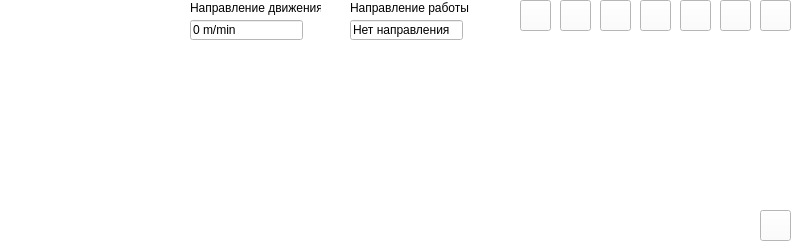
<?xml version="1.0" encoding="UTF-8"?>
<ui version="4.0">
    <class>MainWindow</class>
    <widget class="QMainWindow" name="MainWindow">
        <property name="geometry">
            <rect>
                <x>0</x>
                <y>0</y>
                <width>797</width>
                <height>246</height>
            </rect>
        </property>
        <property name="windowTitle">
            <string>MainWindow</string>
        </property>
        <property name="styleSheet">
            <string notr="true">QWidget{

                background-color: #fff;

                }
            </string>
        </property>
        <widget class="QWidget" name="centralwidget">
            <widget class="QPushButton" name="combine_pushButton">
                <property name="geometry">
                    <rect>
                        <x>760</x>
                        <y>210</y>
                        <width>31</width>
                        <height>31</height>
                    </rect>
                </property>
                <property name="toolTip">
                    <string>Комбайн</string>
                </property>
                <property name="text">
                    <string/>
                </property>
                <property name="icon">
                    <iconset>
                        <normaloff>../image/img tools/shearer.png</normaloff>../image/img tools/shearer.png
                    </iconset>
                </property>
                <property name="iconSize">
                    <size>
                        <width>50</width>
                        <height>50</height>
                    </size>
                </property>
            </widget>
            <widget class="QLabel" name="label">
                <property name="geometry">
                    <rect>
                        <x>0</x>
                        <y>30</y>
                        <width>751</width>
                        <height>211</height>
                    </rect>
                </property>
                <property name="text">
                    <string/>
                </property>
                <property name="pixmap">
                    <pixmap>../image/img main image/combine mini.png</pixmap>
                </property>
            </widget>
            <widget class="QLabel" name="label_2">
                <property name="geometry">
                    <rect>
                        <x>190</x>
                        <y>0</y>
                        <width>131</width>
                        <height>16</height>
                    </rect>
                </property>
                <property name="text">
                    <string>Направление движения</string>
                </property>
            </widget>
            <widget class="QLineEdit" name="speed_lineEdit">
                <property name="geometry">
                    <rect>
                        <x>190</x>
                        <y>20</y>
                        <width>113</width>
                        <height>20</height>
                    </rect>
                </property>
                <property name="text">
                    <string>0 m/min</string>
                </property>
            </widget>
            <widget class="QLabel" name="label_3">
                <property name="geometry">
                    <rect>
                        <x>350</x>
                        <y>0</y>
                        <width>131</width>
                        <height>16</height>
                    </rect>
                </property>
                <property name="text">
                    <string>Направление работы</string>
                </property>
            </widget>
            <widget class="QLineEdit" name="direction_lineEdit">
                <property name="geometry">
                    <rect>
                        <x>350</x>
                        <y>20</y>
                        <width>113</width>
                        <height>20</height>
                    </rect>
                </property>
                <property name="text">
                    <string>Нет направления</string>
                </property>
            </widget>
            <widget class="QPushButton" name="combine_sensors">
                <property name="geometry">
                    <rect>
                        <x>560</x>
                        <y>0</y>
                        <width>31</width>
                        <height>31</height>
                    </rect>
                </property>
                <property name="toolTip">
                    <string>Датчики комбайн</string>
                </property>
                <property name="text">
                    <string/>
                </property>
                <property name="icon">
                    <iconset>
                        <normaloff>../image/img tools/shearer.png</normaloff>../image/img tools/shearer.png
                    </iconset>
                </property>
                <property name="iconSize">
                    <size>
                        <width>50</width>
                        <height>50</height>
                    </size>
                </property>
            </widget>
            <widget class="QPushButton" name="sensor_rotor_pushButton">
                <property name="geometry">
                    <rect>
                        <x>600</x>
                        <y>0</y>
                        <width>31</width>
                        <height>31</height>
                    </rect>
                </property>
                <property name="toolTip">
                    <string>Датчики Роторные</string>
                </property>
                <property name="text">
                    <string/>
                </property>
                <property name="icon">
                    <iconset>
                        <normaloff>../image/img tools/drum.png</normaloff>../image/img tools/drum.png
                    </iconset>
                </property>
                <property name="iconSize">
                    <size>
                        <width>50</width>
                        <height>50</height>
                    </size>
                </property>
            </widget>
            <widget class="QPushButton" name="sensor_oil_pushButton">
                <property name="geometry">
                    <rect>
                        <x>640</x>
                        <y>0</y>
                        <width>31</width>
                        <height>31</height>
                    </rect>
                </property>
                <property name="toolTip">
                    <string>Датчики Гидравлики</string>
                </property>
                <property name="text">
                    <string/>
                </property>
                <property name="icon">
                    <iconset>
                        <normaloff>../image/img tools/oil.png</normaloff>../image/img tools/oil.png
                    </iconset>
                </property>
                <property name="iconSize">
                    <size>
                        <width>50</width>
                        <height>50</height>
                    </size>
                </property>
            </widget>
            <widget class="QPushButton" name="sensor_tilt_pushButton">
                <property name="geometry">
                    <rect>
                        <x>680</x>
                        <y>0</y>
                        <width>31</width>
                        <height>31</height>
                    </rect>
                </property>
                <property name="toolTip">
                    <string>Датчики Наклона</string>
                </property>
                <property name="text">
                    <string/>
                </property>
                <property name="icon">
                    <iconset>
                        <normaloff>../image/img tools/naklon.png</normaloff>../image/img tools/naklon.png
                    </iconset>
                </property>
                <property name="iconSize">
                    <size>
                        <width>50</width>
                        <height>50</height>
                    </size>
                </property>
            </widget>
            <widget class="QPushButton" name="no_sensor_pushButton">
                <property name="geometry">
                    <rect>
                        <x>520</x>
                        <y>0</y>
                        <width>31</width>
                        <height>31</height>
                    </rect>
                </property>
                <property name="toolTip">
                    <string>Нет датчиков</string>
                </property>
                <property name="text">
                    <string/>
                </property>
                <property name="icon">
                    <iconset>
                        <normaloff>../image/img tools/eyeno.png</normaloff>../image/img tools/eyeno.png
                    </iconset>
                </property>
                <property name="iconSize">
                    <size>
                        <width>50</width>
                        <height>50</height>
                    </size>
                </property>
            </widget>
            <widget class="QPushButton" name="camera_pushButton">
                <property name="geometry">
                    <rect>
                        <x>760</x>
                        <y>0</y>
                        <width>31</width>
                        <height>31</height>
                    </rect>
                </property>
                <property name="toolTip">
                    <string>Камера</string>
                </property>
                <property name="text">
                    <string/>
                </property>
                <property name="icon">
                    <iconset>
                        <normaloff>../image/img tools/recvideo.png</normaloff>../image/img tools/recvideo.png
                    </iconset>
                </property>
                <property name="iconSize">
                    <size>
                        <width>50</width>
                        <height>50</height>
                    </size>
                </property>
            </widget>
            <widget class="QPushButton" name="sensors_other_pushButton">
                <property name="geometry">
                    <rect>
                        <x>720</x>
                        <y>0</y>
                        <width>31</width>
                        <height>31</height>
                    </rect>
                </property>
                <property name="toolTip">
                    <string>Датчики прочее</string>
                </property>
                <property name="text">
                    <string/>
                </property>
                <property name="icon">
                    <iconset>
                        <normaloff>../image/img tools/sensor.png</normaloff>../image/img tools/sensor.png
                    </iconset>
                </property>
                <property name="iconSize">
                    <size>
                        <width>50</width>
                        <height>50</height>
                    </size>
                </property>
            </widget>
        </widget>
    </widget>
    <resources/>
    <connections/>
</ui>
